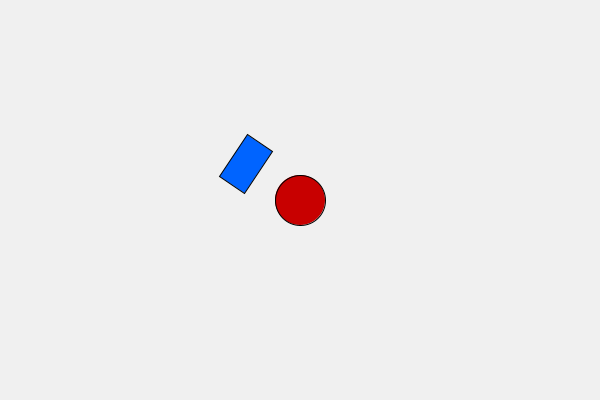
Frame 1 (no input)
Frame 60 (the mouse pressed at the canvas centre just before this capture): identical to frame 1, image omitted
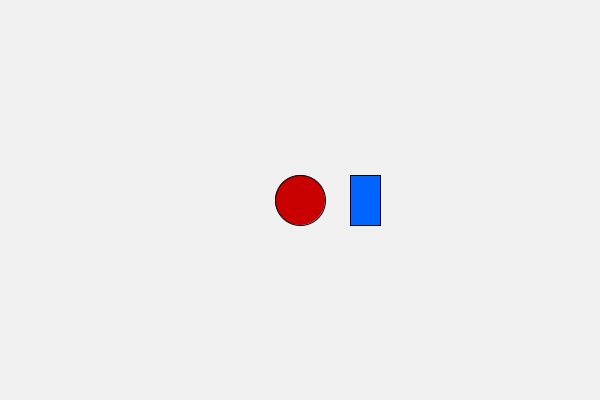
Frame 120 (the mouse held since frame 60 and released just before this capture)

The Processing sketch that drew these frames (run headless with seeded random() and noise(); from frame 60 on, the mouse is pressed at the canvas centre):

// Processing sketch: Bsp_rotieren
// ── Bsp_rotieren.pde
float angle = 0;

void setup() {
  size(600, 400);
}

void draw() {
  background(240);
  
  // Mittelpunkt des Kreises
  float cx = width / 2;
  float cy = height / 2;
  
  // Berechne Winkel basierend auf Mausposition
  
  angle = atan2(mouseY - cy, mouseX - cx);
  // Kreis zeichnen
  fill(200, 0, 0);
  ellipse(cx, cy, 50, 50);
  
  // Transformation setzen: Ursprung verschieben und rotieren
  pushMatrix();  
  translate(cx, cy);  // Ursprung zum Mittelpunkt des Kreises verschieben
  rotate(angle+3*PI/2);  // Drehen um den Mittelpunkt
  
  // Rechteck zeichnen (zentriert unten)
  fill(0, 100, 255);
  rect(-25, 50, 50, 30);  // x=-25, y=50, um es unten anzuzeigen
  
  popMatrix();  // Transformation zurücksetzen
}
